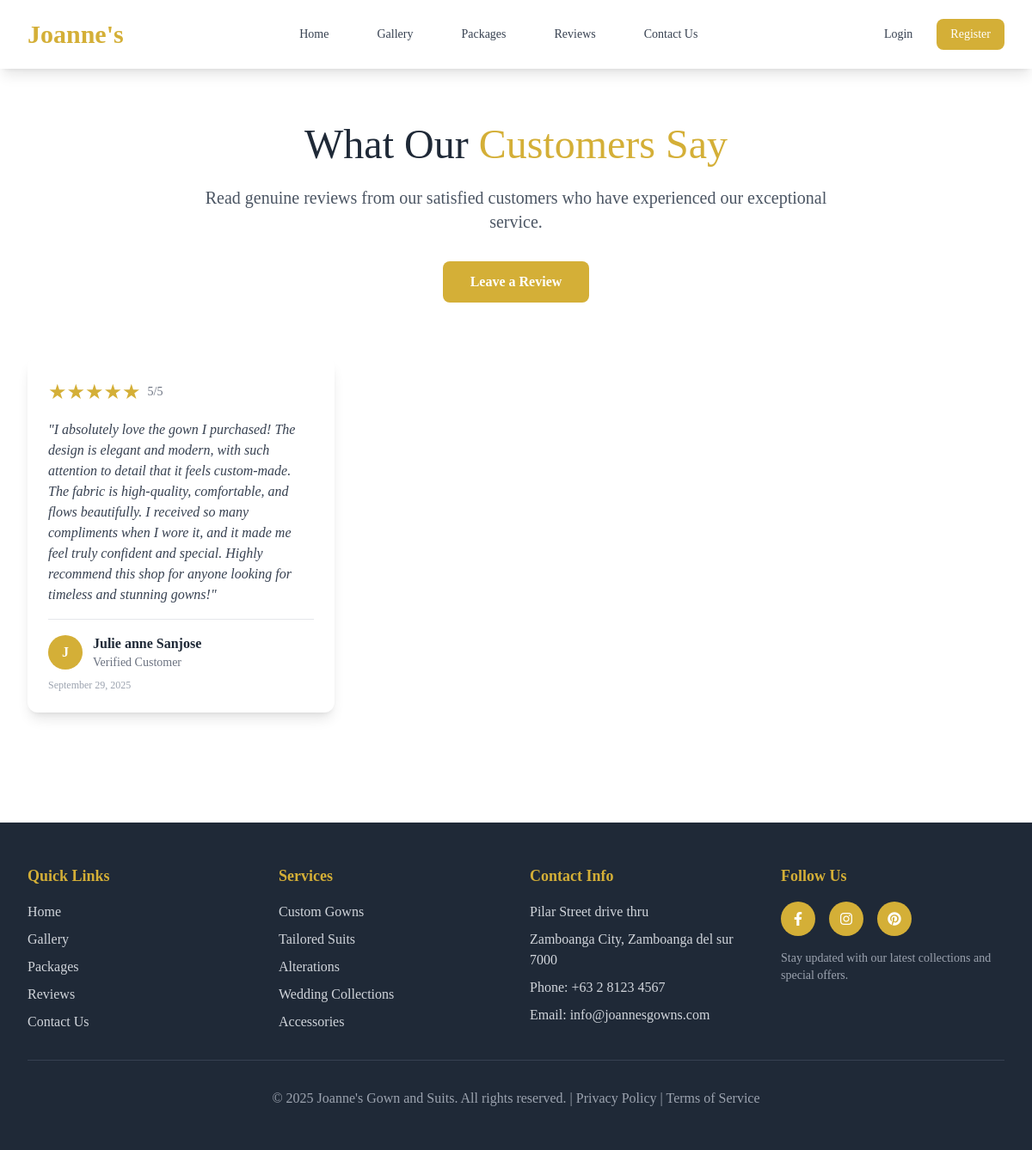
The page /testimonials on the database as committed earlier.
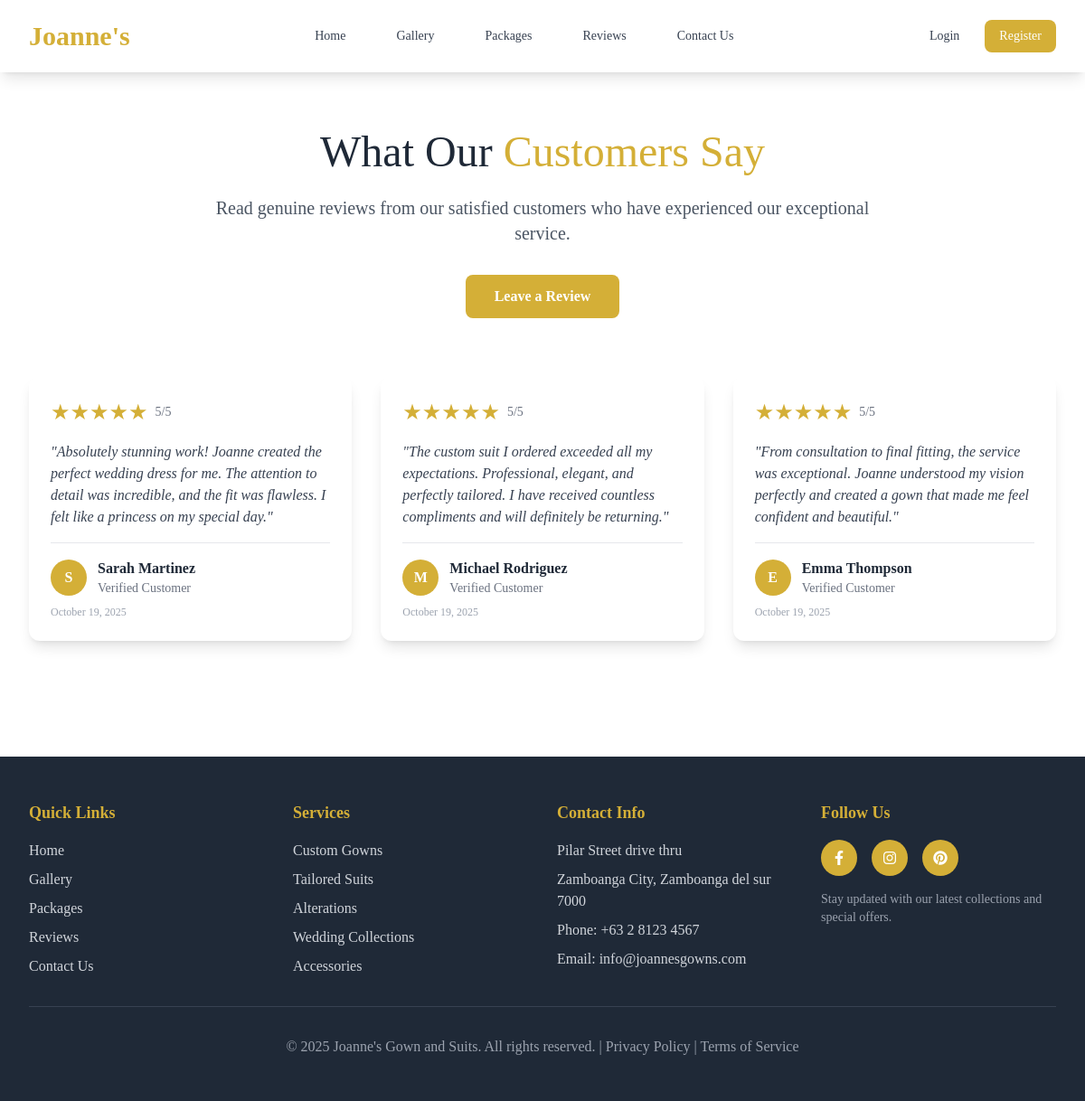
The same page on the database as committed later.
### tables this page shows
CREATE TABLE `testimonials` (
  `id` int(11) NOT NULL,
  `user_id` int(11) DEFAULT NULL,
  `name` varchar(100) NOT NULL,
  `email` varchar(100) NOT NULL,
  `message` text NOT NULL,
  `rating` int(11) DEFAULT NULL CHECK (`rating` between 1 and 5),
  `status` enum('pending','approved','rejected') DEFAULT 'pending',
  `created_at` timestamp NOT NULL DEFAULT current_timestamp(),
  `updated_at` timestamp NULL DEFAULT current_timestamp() ON UPDATE current_timestamp()
);

### src/Controllers/TestimonialController.php (called while the page is built, shortened)
<?php
class TestimonialController {
    private $testimonialModel;
    public function __construct() {
        require_once __DIR__ . '/../Models/Testimonial.php';
        $this->testimonialModel = new Testimonial();
    }
    public function index() {
        $testimonials = $this->testimonialModel->findPublic();
        $this->render('testimonials/index', [
            'testimonials' => $testimonials
        ]);
    }
    private function render($template, $data = []) {
        extract($data);
        $viewsDir = dirname(__DIR__) . '/Views';
        include $viewsDir . "/{$template}.php";
        $content = ob_get_clean();
        include $viewsDir . '/layout.php';
    }
}

### src/Models/BaseModel.php (called while the page is built, shortened)
<?php
abstract class BaseModel {
    public function __construct() {
        $database = new Database();
        $this->db = $database->connect();
    }
}

### src/Utils/Database.php (called while the page is built)
<?php
class Database {
    private $host;
    private $port;
    private $dbname;
    private $username;
    private $password;
    private $connection;
    public function __construct() {
        $this->host = $_ENV['DB_HOST'] ?? '127.0.0.1';
        $this->port = $_ENV['DB_PORT'] ?? '3306';
        $this->dbname = $_ENV['DB_NAME'] ?? 'joannes_boutique';
        $this->username = $_ENV['DB_USER'] ?? 'root';
        $this->password = $_ENV['DB_PASS'] ?? '';
    }
    public function connect() {
        if ($this->connection === null) {
            try {
                $dsn = "mysql:host={$this->host};port={$this->port};dbname={$this->dbname};charset=utf8mb4";
                $this->connection = new PDO($dsn, $this->username, $this->password, [
                    PDO::ATTR_ERRMODE => PDO::ERRMODE_EXCEPTION,
                    PDO::ATTR_DEFAULT_FETCH_MODE => PDO::FETCH_ASSOC,
                    PDO::ATTR_EMULATE_PREPARES => false
                ]);
            } catch (PDOException $e) {
                throw new Exception("Connection failed: " . $e->getMessage());
            }
        }
        return $this->connection;
    }
}

### src/Models/Testimonial.php (called while the page is built, shortened)
<?php
class Testimonial extends BaseModel {
    protected $table = 'testimonials';
    public function findPublic() {
        $sql = "SELECT * FROM {$this->table} WHERE status = 'approved' ORDER BY created_at DESC";
        $stmt = $this->db->prepare($sql);
        $stmt->execute();
        return $stmt->fetchAll();
    }
}

### src/Views/layout.php (called while the page is built, shortened)
<?php include dirname(__FILE__) . '/home.php'; ?>

### src/Utils/Auth.php (called while the page is built, shortened)
<?php
class Auth {
    public static function isLoggedIn() {
        return isset($_SESSION['user_id']);
    }
}

### src/Views/testimonials/index.php (the view, shortened to what this page needs)
<div class="max-w-7xl mx-auto px-4 sm:px-6 lg:px-8 py-16">
    <div class="text-center mb-16">
        <h1 class="text-4xl md:text-5xl font-light text-gray-800 mb-6">
            What Our <span class="text-gold-400">Customers Say</span>
        </h1>
        <p class="text-xl text-gray-600 max-w-3xl mx-auto mb-8">
            Read genuine reviews from our satisfied customers who have experienced our exceptional service.
        </p>
        <button onclick="toggleReviewForm()" class="inline-block bg-gold-400 text-white px-8 py-3 rounded-lg font-semibold hover:bg-gold-500 transition-colors">
            Leave a Review
        </button>
    </div>
    <?php if ($testimonials): ?>
        <div class="grid grid-cols-1 md:grid-cols-2 lg:grid-cols-3 gap-8 mb-16">
            <?php foreach ($testimonials as $testimonial): ?>
                <div class="bg-white rounded-xl shadow-lg p-6 hover:shadow-2xl transition-shadow">
                    <div class="flex items-center mb-4">
                        <div class="text-2xl text-gold-400">
                            <?php
                            $stars = '';
                            for ($i = 0; $i < 5; $i++) {
                                $stars .= $i < $testimonial['rating'] ? '★' : '☆';
                            }
                            echo $stars;
                            ?>
                        </div>
                        <span class="ml-2 text-sm text-gray-500"><?php echo $testimonial['rating'] ?>/5</span>
                    </div>
                    <blockquote class="text-gray-700 mb-4 italic">
                        "<?php echo nl2br(htmlspecialchars($testimonial['message'])); ?>"
                    </blockquote>
                    <div class="border-t pt-4">
                        <div class="flex items-center">
                            <div class="w-10 h-10 bg-gold-400 rounded-full flex items-center justify-center text-white font-semibold">
                                <?php echo strtoupper(substr($testimonial['name'], 0, 1)); ?>
                            </div>
                            <div class="ml-3">
                                <h4 class="font-semibold text-gray-800"><?php echo htmlspecialchars($testimonial['name']); ?></h4>
                                <p class="text-sm text-gray-500">Verified Customer</p>
                            </div>
                        </div>
                        <p class="text-xs text-gray-400 mt-2">
                            <?php echo date('F j, Y', strtotime($testimonial['created_at'])); ?>
                        </p>
                    </div>
                </div>
            <?php endforeach; ?>
        </div>
    <?php endif; ?>
</div>

### public/index.php (shortened to what this page needs)
<?php
require __DIR__ . '/../config/config.php';
require __DIR__ . '/../src/Utils/Database.php';
require __DIR__ . '/../src/Utils/Auth.php';
require __DIR__ . '/../src/Models/BaseModel.php';
require __DIR__ . '/../src/Models/Testimonial.php';
require __DIR__ . '/../src/Controllers/AdminController.php';
require __DIR__ . '/../src/Controllers/TestimonialController.php';
$requestPath = parse_url($_SERVER['REQUEST_URI'], PHP_URL_PATH);
$basePath = rtrim(dirname($_SERVER['SCRIPT_NAME']), '/');
$routePath = substr($requestPath, strlen($basePath));
$path = '/' . ltrim($routePath, '/');
switch (true) {
    case $path === '/testimonials':
        (new TestimonialController())->index();
        break;
}

### src/Views/home.php (shortened to what this page needs)
<!DOCTYPE html>
<html lang="en" x-data="{
    mobileMenuOpen: false,
    searchOpen: false,
    loading: false
}">
<head>
    <script src="https://cdn.tailwindcss.com"></script>
    <link href="https://cdnjs.cloudflare.com/ajax/libs/font-awesome/6.0.0/css/all.min.css" rel="stylesheet">
</head>
<body class="font-serif text-gray-800 overflow-x-hidden">
    <nav class="fixed top-0 w-full z-50 glass-effect shadow-lg transition-all duration-300"
         :class="{ 'bg-white/98': window.scrollY > 50 }">
        <div class="max-w-7xl mx-auto px-4 sm:px-6 lg:px-8">
            <div class="flex justify-between items-center h-16 md:h-20">
                <div class="flex items-center">
                    <a href="<?php echo rtrim(BASE_URL, '/'); ?>/" class="text-2xl md:text-3xl font-bold text-gold-400 hover:text-gold-500 transition-colors">
                        Joanne's
                    </a>
                </div>
                <div class="hidden md:block">
                    <div class="flex items-center space-x-8">
                        <a href="<?php echo rtrim(BASE_URL, '/'); ?>" class="text-gray-700 hover:text-gold-400 px-3 py-2 text-sm font-medium transition-colors">
                            Home
                        </a>
                        <a href="products" class="text-gray-700 hover:text-gold-400 px-3 py-2 text-sm font-medium transition-colors">
                            Gallery
                        </a>
                        <a href="packages" class="text-gray-700 hover:text-gold-400 px-3 py-2 text-sm font-medium transition-colors">
                            Packages
                        </a>
                        <a href="testimonials" class="text-gray-700 hover:text-gold-400 px-3 py-2 text-sm font-medium transition-colors">
                            Reviews
                        </a>
                        <a href="contact" class="text-gray-700 hover:text-gold-400 px-3 py-2 text-sm font-medium transition-colors">
                            Contact Us
                        </a>
                    </div>
                </div>
                <div class="hidden md:flex items-center space-x-4">
                    <?php if (Auth::isLoggedIn()): ?>
                        <div class="relative" x-data="{ userMenuOpen: false }">
                            <button @click="userMenuOpen = !userMenuOpen"
                                    class="flex items-center space-x-2 text-gray-700 hover:text-gold-400 transition-colors">
                                <span>Hello, <?php echo htmlspecialchars(Auth::user()['first_name']); ?></span>
                                <i class="fas fa-chevron-down text-xs"></i>
                            </button>
                            <div x-show="userMenuOpen"
                                 x-cloak
                                 @click.away="userMenuOpen = false"
                                 class="absolute right-0 mt-2 w-48 bg-white rounded-lg shadow-lg py-2 z-50">
                                <a href="auth/profile" class="block px-4 py-2 text-sm text-gray-700 hover:bg-gray-100">Profile</a>
                                <?php if (!Auth::isAdmin()): ?>
                                    <a href="auth/orders" class="block px-4 py-2 text-sm text-gray-700 hover:bg-gray-100">My Orders</a>
                                <?php endif; ?>
                                <?php if (Auth::isAdmin()): ?>
                                    <a href="admin/dashboard" class="block px-4 py-2 text-sm text-gray-700 hover:bg-gray-100">Admin Panel</a>
                                <?php endif; ?>
                                <hr class="my-1">
                                <a href="auth/logout" class="block px-4 py-2 text-sm text-red-600 hover:bg-gray-100">Logout</a>
                            </div>
                        </div>
                    <?php else: ?>
                        <a href="auth/login"
                           class="text-gray-700 hover:text-gold-400 px-3 py-2 text-sm font-medium transition-colors">
                            Login
                        </a>
                        <a href="auth/register"
                           class="bg-gold-400 hover:bg-gold-500 text-white px-4 py-2 rounded-lg text-sm font-medium transition-colors">
                            Register
                        </a>
                    <?php endif; ?>
                </div>
            </div>
        </div>
    </nav>
    <main class="pt-16 md:pt-20">
        <?php echo $content ?? ''; ?>
    </main>
    <footer class="bg-gray-800 text-white py-12">
        <div class="max-w-7xl mx-auto px-4 sm:px-6 lg:px-8">
            <div class="grid grid-cols-1 md:grid-cols-2 lg:grid-cols-4 gap-8">
                <div>
                    <h3 class="text-lg font-semibold text-gold-400 mb-4">Quick Links</h3>
                    <ul class="space-y-2">
                        <li><a href="/" class="text-gray-300 hover:text-white transition-colors">Home</a></li>
                        <li><a href="products" class="text-gray-300 hover:text-white transition-colors">Gallery</a></li>
                        <li><a href="packages" class="text-gray-300 hover:text-white transition-colors">Packages</a></li>
                        <li><a href="testimonials" class="text-gray-300 hover:text-white transition-colors">Reviews</a></li>
                        <li><a href="contact" class="text-gray-300 hover:text-white transition-colors">Contact Us</a></li>
                    </ul>
                </div>
                <div>
                    <h3 class="text-lg font-semibold text-gold-400 mb-4">Services</h3>
                    <ul class="space-y-2">
                        <li><a href="#" class="text-gray-300 hover:text-white transition-colors">Custom Gowns</a></li>
                        <li><a href="#" class="text-gray-300 hover:text-white transition-colors">Tailored Suits</a></li>
                        <li><a href="#" class="text-gray-300 hover:text-white transition-colors">Alterations</a></li>
                        <li><a href="#" class="text-gray-300 hover:text-white transition-colors">Wedding Collections</a></li>
                        <li><a href="#" class="text-gray-300 hover:text-white transition-colors">Accessories</a></li>
                    </ul>
                </div>
                <div>
                    <h3 class="text-lg font-semibold text-gold-400 mb-4">Contact Info</h3>
                    <ul class="space-y-2 text-gray-300">
                        <li>Pilar Street drive thru</li>
                        <li>Zamboanga City, Zamboanga del sur 7000</li>
                        <li>Phone: +63 2 8123 4567</li>
                        <li>Email: info@joannesgowns.com</li>
                    </ul>
                </div>
                <div>
                    <h3 class="text-lg font-semibold text-gold-400 mb-4">Follow Us</h3>
                    <div class="flex space-x-4 mb-4">
                        <a href="#" class="w-10 h-10 bg-gold-400 rounded-full flex items-center justify-center hover:bg-gold-500 transition-colors">
                            <i class="fab fa-facebook-f"></i>
                        </a>
                        <a href="#" class="w-10 h-10 bg-gold-400 rounded-full flex items-center justify-center hover:bg-gold-500 transition-colors">
                            <i class="fab fa-instagram"></i>
                        </a>
                        <a href="#" class="w-10 h-10 bg-gold-400 rounded-full flex items-center justify-center hover:bg-gold-500 transition-colors">
                            <i class="fab fa-pinterest"></i>
                        </a>
                    </div>
                    <p class="text-gray-400 text-sm">Stay updated with our latest collections and special offers.</p>
                </div>
            </div>
            <div class="border-t border-gray-700 mt-8 pt-8 text-center text-gray-400">
                <p>&copy; 2025 Joanne's Gown and Suits. All rights reserved. |
                   <a href="#" class="hover:text-white">Privacy Policy</a> |
                   <a href="#" class="hover:text-white">Terms of Service</a>
                </p>
            </div>
        </div>
    </footer>
</body>
</html>

### src/Views/home.php (style rules this page uses)
.glass-effect { backdrop-filter: blur(10px); background: rgba(255, 255, 255, 0.95); }

Rows that differ between the two databases and show on the page:
changed testimonials: message "I absolutely love the gown I purchased! The design is elegant and modern, with such attention to detail that it feels custom-made. The fabric is high-quality, comfortable, and flows beautifully. I received so many compliments when I wore it, and it made me feel truly confident and special. Highly recommend this shop for anyone looking for timeless and stunning gowns!" → "Absolutely stunning work! Joanne created the perfect wedding dress for me. The attention to detail was incredible, and the fit was flawless. I felt like a princess on my special day."; name "J" → "S"; name "Julie anne Sanjose" → "Sarah Martinez"; created_at "September 29, 2025" → "October 19, 2025"
added testimonials: stars "★★★★★", rating "5", message "The custom suit I ordered exceeded all my expectations. Professional, elegant, and perfectly tailored. I have received countless compliments and will definitely be returning.", name "M", name "Michael Rodriguez", created_at "October 19, 2025"
added testimonials: stars "★★★★★", rating "5", message "From consultation to final fitting, the service was exceptional. Joanne understood my vision perfectly and created a gown that made me feel confident and beautiful.", name "E", name "Emma Thompson", created_at "October 19, 2025"
